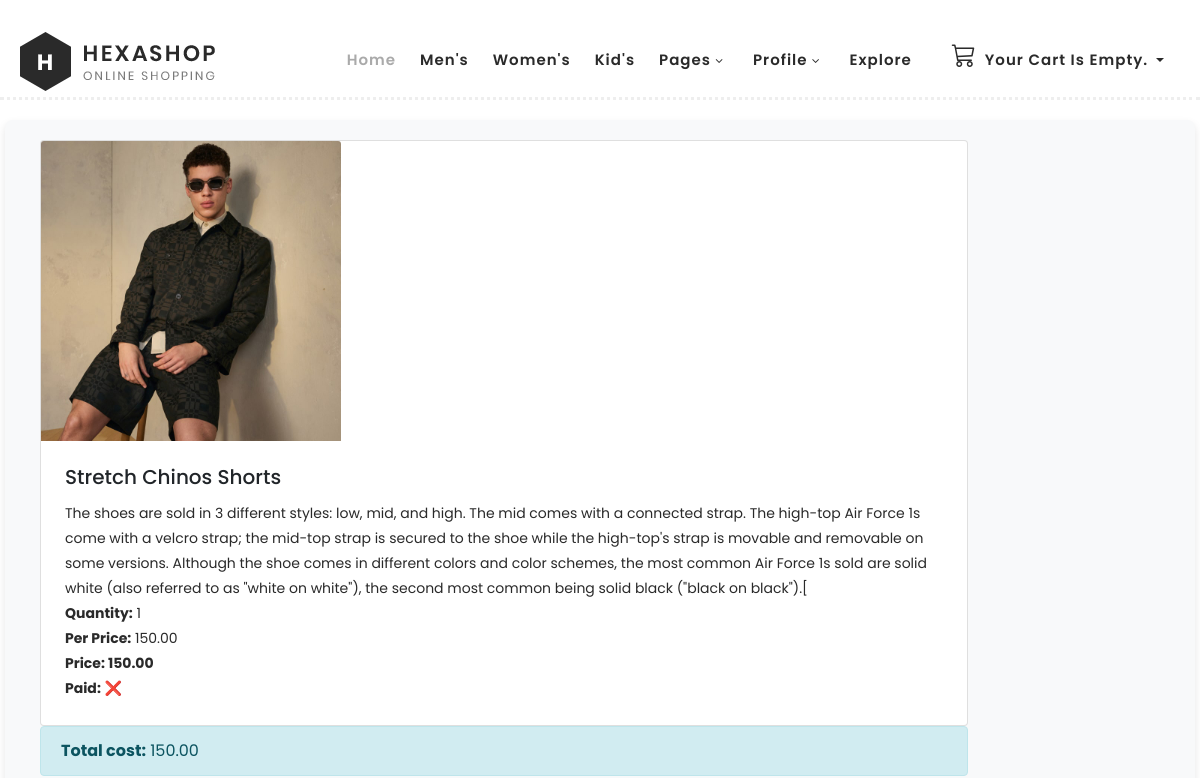
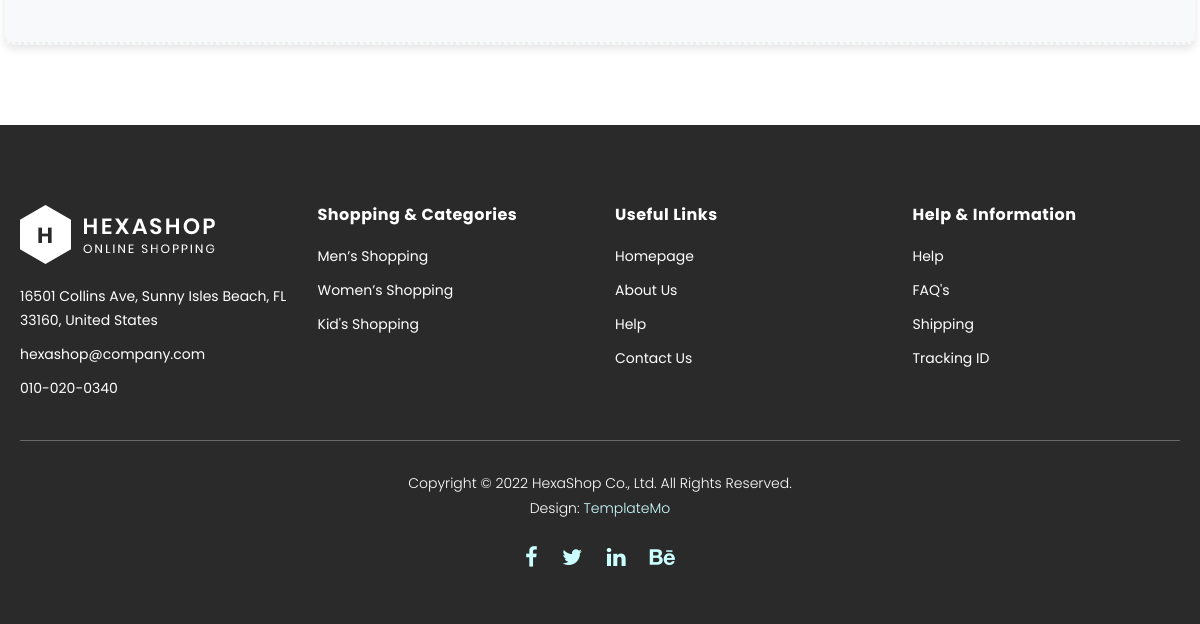
The page /orders/show-orders/ (signed in) on the database as committed earlier (2 pictures, top to bottom).
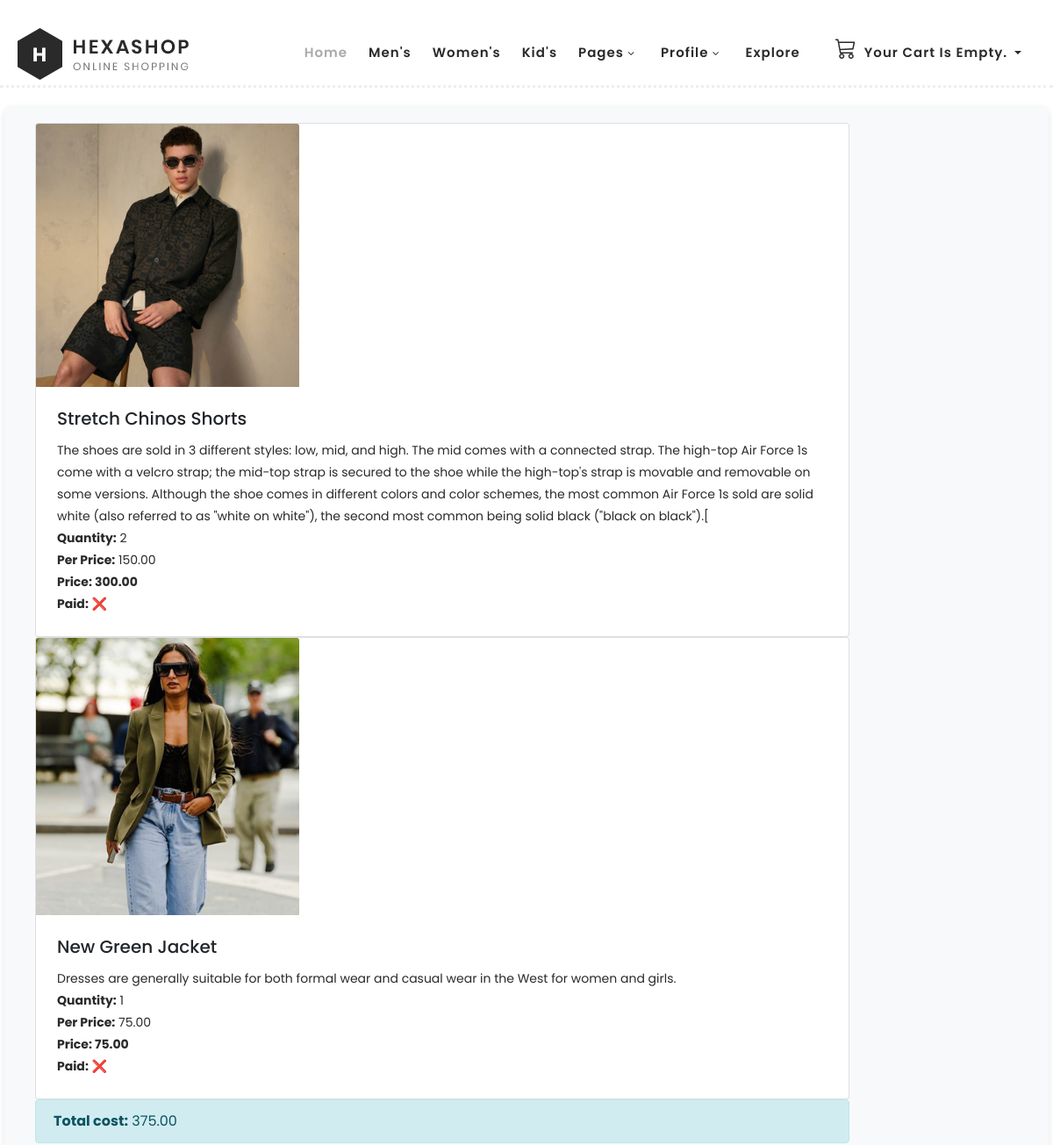
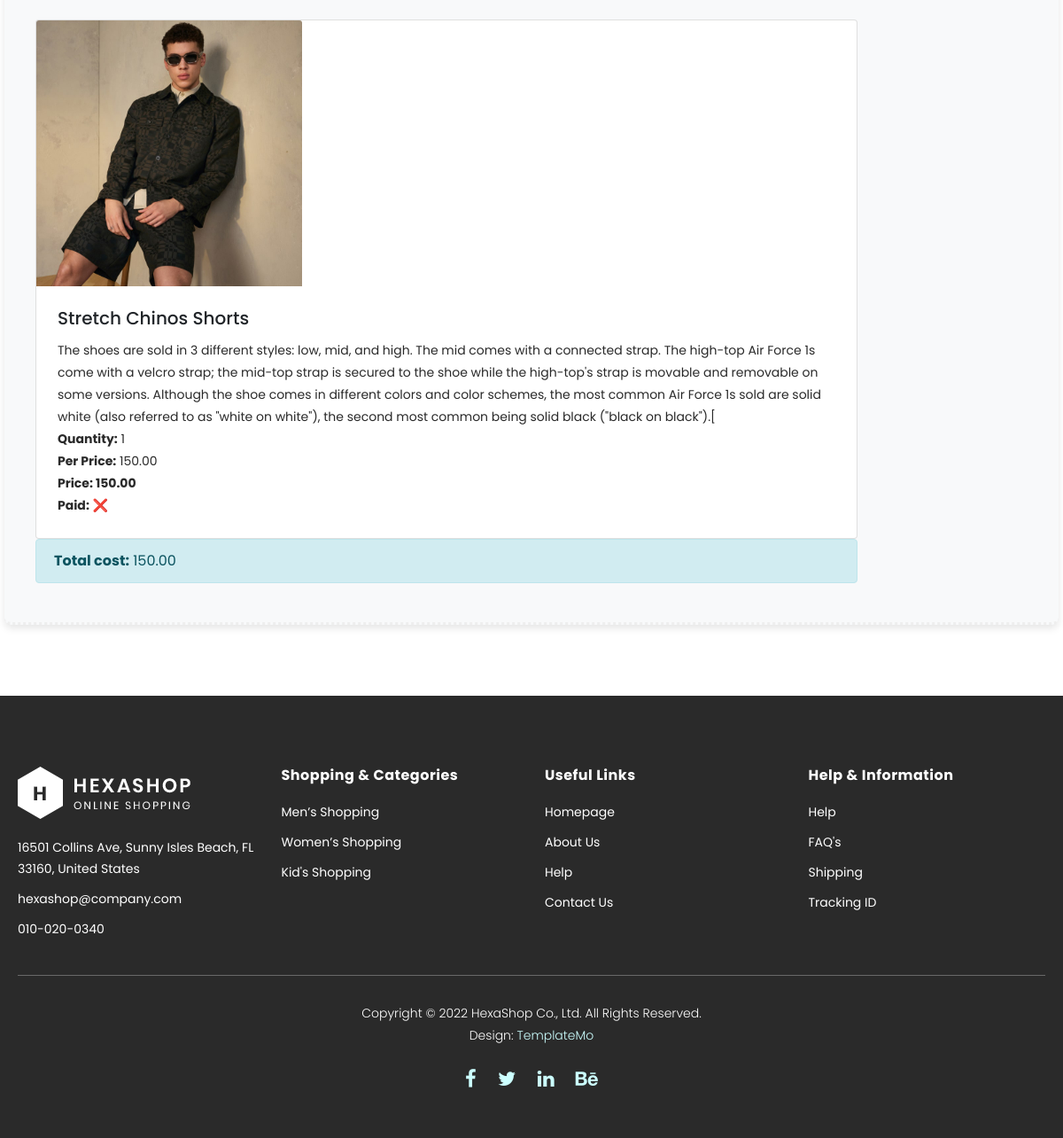
The same page on the database as committed later (2 pictures, top to bottom).
### apps/orders/models.py (models this page shows, shortened)
class OrderItem(BaseModel):
    order = ForeignKey(Order, CASCADE, related_name='items')
    product = ForeignKey('product.Product', CASCADE, related_name='order_items', verbose_name='Product')
    quantity = PositiveIntegerField(default=1, verbose_name='Quantity')
    price = DecimalField(max_digits=10, decimal_places=2)
    def get_cost(self):
        return self.price * self.quantity

class Order(BaseModel):
    client = ForeignKey(ClientDetails, on_delete=SET_NULL, null=True,
                        verbose_name='client', related_name='client_details')
    paid = BooleanField(default=False)
    class Meta:
        ordering = ['created_at']
        indexes = [
            Index(fields=['-created_at'])
        ]
    def get_total_cost(self):
        return sum(item.get_cost() for item in self.items.all())

### apps/product/models.py (models this page shows, shortened)
class Product(BaseModel):
    name = CharField(max_length=256, verbose_name='Product Name')
    description = TextField(verbose_name='Description')
    price = FloatField(verbose_name='Price')
    category = ForeignKey('product.Category', on_delete=CASCADE, related_name='products')
    image = ImageField(upload_to='products/', verbose_name='Product Image')
    slug = SlugField(db_index=True, blank=True)
    available = BooleanField(default=True)
    class Meta:
        ordering = ['-created_at']
        indexes = [
            Index(fields=['id', 'slug']),
            Index(fields=['name']),
            Index(fields=['-created_at'])
        ]

### apps/orders/views.py (the view)
# urls.py: path('show-orders/', ShowUserOrdersView.as_view(), name='show_orders'),
class ShowUserOrdersView(LoginRequiredMixin, View):
    template_name = 'orders/user_orders.html'
    def get(self, request):
        orders = Order.objects.filter(client__user=self.request.user).all().order_by('-created_at')
        context = {'orders': orders}
        return render(request, template_name=self.template_name, context=context)

### apps/cart/cart.py (called while the page is built)
    def __len__(self):
        return sum(item['quantity'] for item in self.cart.values())

### apps/cart/context_processors.py (called while the page is built)
def cart(request):
    return {'cart': Cart(request)}

### apps/users/context_processors.py (called while the page is built)
def subscribe_form(request):
    return {'subscribe_form': SubscribersForm()}

### templates/orders/user_orders.html (shortened to what this page needs)
{% extends 'base.html' %}
{% block content %}
    <div class="container">
        <div class="row main-banner">
            {% if orders.all %}
                {% for order in orders.all %}
                    <div class="col-md-10">
                        {% for item in order.items.all %}
                            <div class="card">
                                <img src="{{ item.product.image.url }}" class="card-img-top" alt="Product Image"
                                     style="max-width: 300px; object-fit: cover;">
                                <div class="card-body">
                                    <h5 class="card-title">{{ item.product.name }}</h5>
                                    <p class="card-text">{{ item.product.description }}</p>
                                    <p class="card-text"><b>Quantity:</b> {{ item.quantity }}</p>
                                    <p class="card-text"><b>Per Price:</b> {{ item.price }}</p>
                                    <p class="card-text font-weight-bold">Price: {{ item.get_cost }}</p>
                                    <p class="card-text"><b>Paid:</b> {% if order.paid %}✅{% else %}❌{% endif %}</p>
                                </div>
                            </div>
                        {% endfor %}
                    </div>
                    <div class="col-md-10 mb-2">
                        <div class="alert alert-info" role="alert">
                            <strong>Total cost:</strong> {{ order.get_total_cost }}
                        </div>
                    </div>
                {% endfor %}
            {% else %}
                <h1>No orders yet</h1>
            {% endif %}
        </div>
    </div>
{% endblock %}

### templates/base.html (shortened to what this page needs)
{% load static %}
<!DOCTYPE html>
<html lang="en">
<head>
    <link rel="stylesheet" href="https://cdn.jsdelivr.net/npm/bootstrap-icons@1.10.5/font/bootstrap-icons.css">
    <link rel="stylesheet" type="text/css" href="{% static 'css/bootstrap.min.css' %}">
    <link rel="stylesheet" type="text/css" href="{% static 'css/font-awesome.css' %}">
    <link rel="stylesheet" href="{% static 'css/templatemo-hexashop.css' %}">
    <link rel="stylesheet" href="{% static 'css/owl-carousel.css' %}">
    <link rel="stylesheet" href="{% static 'css/lightbox.css' %}">
    <link rel="stylesheet" href="{% static 'css/custom.css' %}">
</head>
<body>
<header class="header-area header-sticky">
    <div class="container">
        <div class="row">
            <div class="col-12">
                <nav class="main-nav" style="margin-top: -10px">
                    <a href="{% url 'shared:home' %}" class="logo">
                        <img src="{% static 'images/logo.png' %}">
                    </a>
                    <ul class="nav">
                        <li class="scroll-to-section"><a href="#top" class="active">Home</a></li>
                        <li class="scroll-to-section"><a href="{% url 'shared:home' %}#men">Men's</a></li>
                        <li class="scroll-to-section"><a href="{% url 'shared:home' %}#women">Women's</a></li>
                        <li class="scroll-to-section"><a href="{% url 'shared:home' %}#kids">Kid's</a></li>
                        <li class="submenu">
                            <a href="javascript:;">Pages</a>
                        </li>
                        <li class="submenu">
                            <a href="javascript:;">Profile</a>
                        </li>
                        <li class="scroll-to-section"><a href="index.html">Explore</a></li>
                        <li class="nav-item dropdown">
                            <a href="#" class="nav-link dropdown-toggle d-flex align-items-center" id="cartDropdown"
                               data-toggle="dropdown" aria-expanded="false">
                                <i class="bi bi-cart3 h4 mr-2"></i>
                                {% with total_items=cart|length %}
                                    {% if total_items > 0 %}
                                        {{ total_items }} item{{ total_items|pluralize }}, ${{ cart.get_total_price }}
                                    {% else %}
                                        Your cart is empty.
                                    {% endif %}
                                {% endwith %}
                            </a>
                        </li>
                    </ul>
                </nav>
            </div>
        </div>
    </div>
</header>
<div style="margin-top: 100px">
    {% block content %}
    {% endblock %}
</div>
<footer>
    <div class="container">
        <div class="row">
            <div class="col-lg-3">
                <div class="first-item">
                    <div class="logo">
                        <img src="{% static 'images/white-logo.png' %}" alt="hexashop ecommerce templatemo">
                    </div>
                    <ul>
                        <li><a href="#">16501 Collins Ave, Sunny Isles Beach, FL 33160, United States</a></li>
                        <li><a href="#">hexashop@company.com</a></li>
                        <li><a href="#">010-020-0340</a></li>
                    </ul>
                </div>
            </div>
            <div class="col-lg-3">
                <h4>Shopping &amp; Categories</h4>
                <ul>
                    <li><a href="#">Men’s Shopping</a></li>
                    <li><a href="#">Women’s Shopping</a></li>
                    <li><a href="#">Kid's Shopping</a></li>
                </ul>
            </div>
            <div class="col-lg-3">
                <h4>Useful Links</h4>
                <ul>
                    <li><a href="#">Homepage</a></li>
                    <li><a href="#">About Us</a></li>
                    <li><a href="#">Help</a></li>
                    <li><a href="#">Contact Us</a></li>
                </ul>
            </div>
            <div class="col-lg-3">
                <h4>Help &amp; Information</h4>
                <ul>
                    <li><a href="#">Help</a></li>
                    <li><a href="#">FAQ's</a></li>
                    <li><a href="#">Shipping</a></li>
                    <li><a href="#">Tracking ID</a></li>
                </ul>
            </div>
            <div class="col-lg-12">
                <div class="under-footer">
                    <p>Copyright © 2022 HexaShop Co., Ltd. All Rights Reserved.
                        <br>Design: <a href="https://templatemo.com" target="_parent" title="free css templates">TemplateMo</a>
                    </p>
                    <ul>
                        <li><a href="#"><i class="fa fa-facebook"></i></a></li>
                        <li><a href="#"><i class="fa fa-twitter"></i></a></li>
                        <li><a href="#"><i class="fa fa-linkedin"></i></a></li>
                        <li><a href="#"><i class="fa fa-behance"></i></a></li>
                    </ul>
                </div>
            </div>
        </div>
    </div>
</footer>
</body>
</html>

### assets/main/css/templatemo-hexashop.css (style rules this page uses)
html, body, div, span, applet, object, iframe, h1, h2, h3, h4, h5, h6, p, blockquote, div pre, a, abbr, acronym, address, big, cite, code, del, dfn, em, font, img, ins, kbd, q, s, samp, small, strike, strong, sub, sup, tt, var, b, u, i, center, dl, dt, dd, ol, ul, li, figure, header, nav, section, article, aside, footer, figcaption { margin: 0; padding: 0; border: 0; outline: 0; }
ul, li { padding: 0; margin: 0; list-style: none; }
header, nav, section, article, aside, footer, hgroup { display: block; }
* { box-sizing: border-box; }
html, body { font-family: 'Poppins', sans-serif; font-weight: 400; background-color: #fff; font-size: 16px; -ms-text-size-adjust: 100%; -webkit-font-smoothing: antialiased; -moz-osx-font-smoothing: grayscale; }
a { text-decoration: none !important; }
h1, h2, h3, h4, h5, h6 { margin-top: 0px; margin-bottom: 0px; }
ul { margin-bottom: 0px; }
p { font-size: 14px; line-height: 25px; color: #2a2a2a; }
html, body { background: #fff; font-family: 'Poppins', sans-serif; }
.header-area { border-bottom: 3px dotted #eee; box-shadow: none; background-color: #fff; position: absolute; top: 0px; left: 0px; right: 0px; z-index: 100; height: 100px; -webkit-transition: all .5s ease 0s; -moz-transition: all .5s ease 0s; -o-transition: all .5s ease 0s; transition: all .5s ease 0s; }
.header-area .main-nav { min-height: 80px; background: transparent; }
.header-area .main-nav .logo { line-height: 100px; color: #fff; font-size: 28px; font-weight: 700; text-transform: uppercase; letter-spacing: 2px; float: left; -webkit-transition: all 0.3s ease 0s; -moz-transition: all 0.3s ease 0s; -o-transition: all 0.3s ease 0s; transition: all 0.3s ease 0s; }
.header-area .main-nav .nav { float: right; margin-top: 30px; margin-right: 0px; background-color: transparent; -webkit-transition: all 0.3s ease 0s; -moz-transition: all 0.3s ease 0s; -o-transition: all 0.3s ease 0s; transition: all 0.3s ease 0s; position: relative; z-index: 999; }
.header-area .main-nav .nav li { padding-left: 15px; padding-right: 15px; }
.header-area .main-nav .nav li:last-child { padding-right: 0px; }
.header-area .main-nav .nav li a { display: block; font-weight: 600; font-size: 15px; color: #2a2a2a; text-transform: capitalize; -webkit-transition: all 0.3s ease 0s; -moz-transition: all 0.3s ease 0s; -o-transition: all 0.3s ease 0s; transition: all 0.3s ease 0s; height: 40px; line-height: 40px; border: transparent; letter-spacing: 1px; }
.header-area .main-nav .nav li a { color: #2a2a2a; }
.header-area .main-nav .nav li:hover a, .header-area .main-nav .nav li a.active { color: #aaa!important; }
.header-area .main-nav .nav li.submenu { position: relative; padding-right: 30px; }
.header-area .main-nav .nav li.submenu:after { font-family: FontAwesome; content: "\f107"; font-size: 12px; color: #2a2a2a; position: absolute; right: 18px; top: 12px; }
.header-area.header-sticky { min-height: 80px; }
.header-area .nav { margin-top: 30px; }
.header-area.header-sticky .nav li a.active { color: #aaa; }
@media (max-width: 1200px) { .header-area .main-nav .nav li { padding-left: 12px; padding-right: 12px; } }
@media (max-width: 1200px) { .header-area .main-nav:before { display: none; } }
@media (min-width: 767px) { .header-area .main-nav .nav { display: flex !important; } }
.main-banner { border-bottom: 3px dotted #eee; padding-top: 160px; padding-bottom: 30px; }
footer { margin-top: 60px; padding: 60px 0px 30px 0px; background-color: #2a2a2a; }
footer .logo { margin-bottom: 20px; }
footer ul li { display: block; margin-bottom: 10px; }
footer ul li a { font-size: 14px; color: #fff; transition: all .3s; }
footer h4 { letter-spacing: 0.5px; font-size: 16px; color: #fff; font-weight: 700; margin-bottom: 20px; }
footer .under-footer { margin-top: 30px; padding-top: 30px; text-align: center; border-top: 1px solid rgba(250,250,250,0.3); }
footer .under-footer ul { margin-top: 20px; }
footer .under-footer ul li { display: inline-block; margin: 0px 10px; }
footer .under-footer ul li a { font-size: 22px; }
footer .under-footer p { color: #fff; font-size: 14px; font-weight: 300; }
footer .under-footer a { color: #cff; }

### assets/main/css/custom.css (style rules this page uses)
.card-body { padding: 1.5rem; }
.container { max-width: 1200px; margin: 0 auto; padding: 20px; }
.main-banner { background-color: #f8f9fa; padding: 20px; border-radius: 8px; box-shadow: 0 4px 8px rgba(0, 0, 0, 0.1); }

Rows that differ between the two databases and show on the page:
added Order: get_total_cost "375.00"
added OrderItem: product.image (picture), product.name "Stretch Chinos Shorts", product.description "The shoes are sold in 3 different styles: low, mid, and high. The mid comes with a connected strap. The high-top Air Force 1s come with a velcro strap; the mid-top strap is secured to the shoe while the high-top's strap is movable and removable on some versions. Although the shoe comes in different colors and color schemes, the most common Air Force 1s sold are solid white (also referred to as \"white on white\"), the second most common being solid black (\"black on black\").[", quantity "2", price "150.00", get_cost "300.00", shown under "375.00"
added OrderItem: product.image (picture), product.name "New Green Jacket", product.description "Dresses are generally suitable for both formal wear and casual wear in the West for women and girls.", quantity "1", price "75.00", get_cost "75.00", shown under "375.00"
